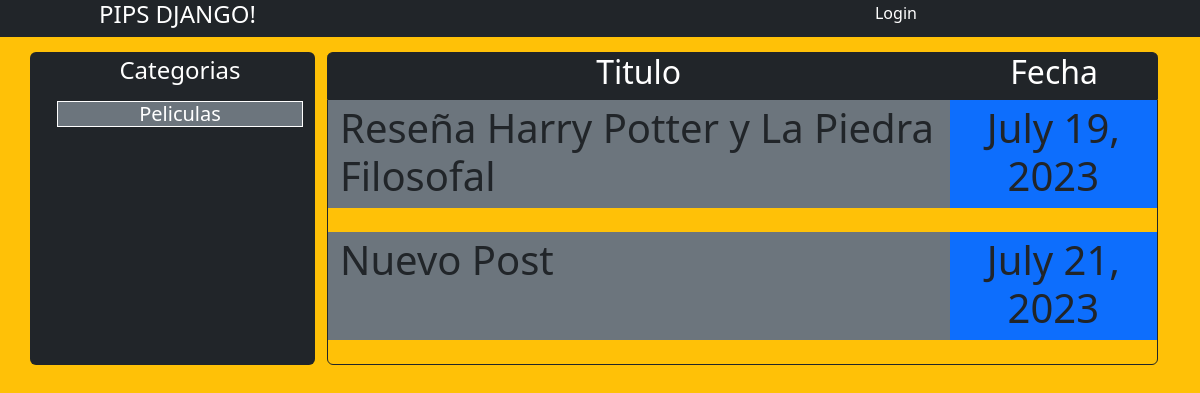
The page / on the database its author committed.
### app/models.py (models this page shows, shortened)
class Category(models.Model):
    category_name = models.CharField(max_length=20)
    postId = models.ForeignKey(Post, on_delete=models.CASCADE)

class Post(models.Model):
    userId = models.ForeignKey(User, on_delete=models.CASCADE)
    title = models.CharField(max_length=50)
    info = models.CharField(max_length=1250)
    creation_date = models.DateField(auto_now_add=True)

### app/views.py (the view)
# urls.py: path('', main_page, name='index'),
def main_page(request):
    all_posts = Post.objects.all().order_by('creation_date')
    all_categories = Category.objects.all()
    return(render (request, 'app/main_page.html', {'posteos': all_posts,'categories': all_categories}))

### app/templates/app/main_page.html (shortened to what this page needs)
{% extends 'app/index.html' %}
{% block contenido %}
        <div class="container">
            <div class="row bg-dark text-white border-dark border-top rounded-top">
                <div class="col-9 text-center"><h2>Titulo</h2></div>
                <div class="col-3 text-center"><h2>Fecha</h2></div>
            </div>
            <div class="row border border-dark rounded-bottom">
                {% for p in posteos %}
                    <div class="col-9 text-left bg-secondary"><a class="text-decoration-none text-dark" href="post/{{ p.id }}"><h3 class="mt-1 display-6">{{ p.title }} </h3></div></a>
                    <div class="col-3 text-center bg-primary"><h3 class="mt-1 display-6">{{ p.creation_date }}</h3></div>
                {% endfor %}
            </div>
    </div>
</div>
{% endblock %}

### app/templates/app/index.html (shortened to what this page needs)
{% extends 'app/base.html' %}
{% block users %}
    <div class="row text-right" style="width: 100%;">
        {% if user.is_authenticated %}
            {% block newpost %}
            {% endblock %}
            <div class="col-1 bg-success border rounded border-dark">
                <h6>User:{{ user.username }}</h6>
            </div>
            <div class="col-1 bg-danger border rounded border-dark">
                <h6 ><a class="text-center text-decoration-none text-white" href="{% url 'logout' %}">Logout</a></h6>
            </div>
        {% else %}
            <div class="col-2">
                <h6><a class="text-center  text-decoration-none text-white bg-" href="{% url 'login' %}">Login</a></h6>
            </div>
        {% endif %}
    </div>
{% endblock %}
{% block index %}
  <body class="bg-warning">
    <div class="container">
        <div class="row">
            <div class="col-3 bg-dark text-white border-dark rounded">
                <div  style="padding-left: 15px;">
                    <h4 class=" text-center mt-1 mb-3">Categorias</h4>
                        {% for c in categories %}
                            <h5 class="mt-1 border border-white bg-secondary text-center">{{ c.category_name }} </h5>
                        {% endfor %}
                </div>
            </div>
            <div class="col-9">
                {% block contenido %}
                {% endblock %}
            </div>
        </div>
</body>
{% endblock %}

### app/templates/app/base.html (shortened to what this page needs)
<!doctype html>
<html lang="en" class="bg-warning">
    <head>
        <link href="https://cdn.jsdelivr.net/npm/bootstrap@5.3.0/dist/css/bootstrap.min.css" rel="stylesheet">
    </head>
    <nav class="text-white bg-dark" style="top: 0;left: 0; margin-bottom: 15px;">
        <div class="row" style="max-width: 99%;">
            <div class="col-2"><h4><a href="/" class="text-white text-decoration-none">  PIPS DJANGO!  </a></h4></div>
            <div class="col-9 mt-1">
                {% block users%}
                {% endblock %}
            </div>
        </div>
    </nav>
    {% block index %}
    {% endblock %}
</html>

### rows shown on the page
Category: category_name "Peliculas"
Post: title "Reseña Harry Potter y La Piedra Filosofal", creation_date "July 19, 2023"
Post: title "Nuevo Post", creation_date "July 21, 2023"
